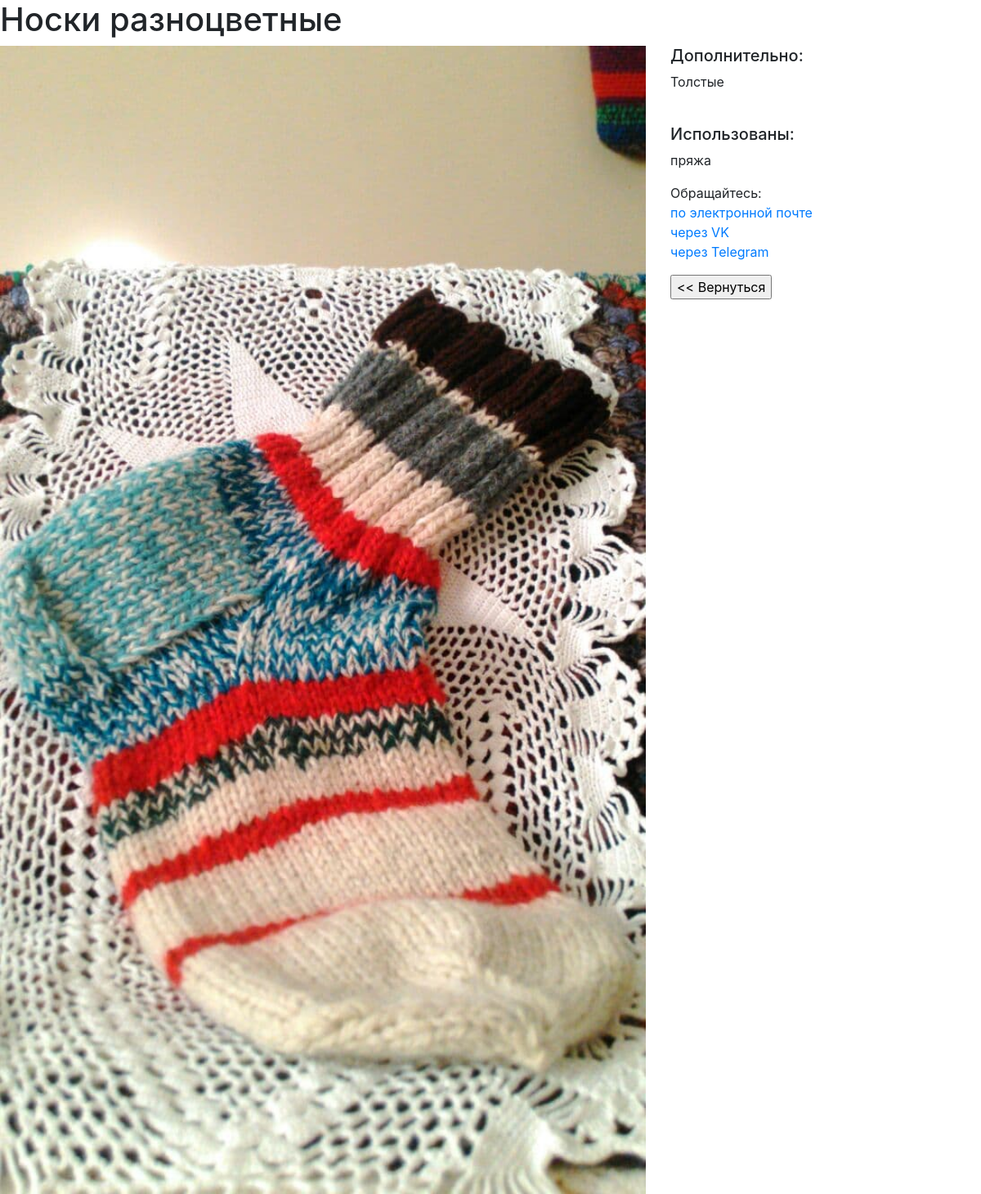
Screenshot of /cat/10/all/10/ with the database file from the repository.
### toys/models.py (models this page shows, shortened)
class Toy(models.Model):
    title = models.CharField(max_length=100)
    description = models.TextField()
    materials = models.ManyToManyField("Material", related_name="toys")
    image = models.FilePathField(path="toys/static/img")
    last_modified = models.DateTimeField(auto_now=True)
    cat = models.ForeignKey(Cat, on_delete = models.SET_NULL, blank=True, null=True)

class Material(models.Model):
    name = models.CharField(max_length=20)

### toys/views.py (the view)
# urls.py: path("cat/<int:n>/all/<int:pk>/", views.toy_detail, name="toy_detail"),
def toy_detail(request, n, pk):
    toy = Toy.objects.get(pk=pk)#line 14
    toy.image=toy.image[12:]
    materials=toy.materials.all()
    context = {
        'toy': toy, 'materials': materials
    }
    return render(request, 'toy_detail.html', context)

### toys/templates/toy_detail.html
{% extends "base.html" %}
{% load static %}
{% block page_content %}
<h1>{{ toy.title }}</h1>
<div class="row">
    <div class="col-md-8">
        <img src="{% static toy.image %}" alt="" width="100%">
    </div>
    <div class="col-md-4">
        <h5>Дополнительно:</h5>
        <p>{{ toy.description }}</p>
        <br>
        <h5>Использованы:</h5>
		{% for material in materials %}
			<p>{{ material.name }}</p>
			{% endfor %}
		<p>Обращайтесь:
		<br>
		<a href="mailto:sernikr@mail.ru">по электронной почте</a>
		<br>
		<a href="https://vk.com/id684507208">через VK</a>
		<br>
		<a href="https://t.me/Valentina_Vasilevna">через Telegram</a>
		</p>
		<input type="button" onclick="history.back();" value="<< Вернуться"/>
    </div>
</div>
{% endblock %}

### rows the page displays
Toy: title "Носки разноцветные", description "Толстые"
Material: name "пряжа"
